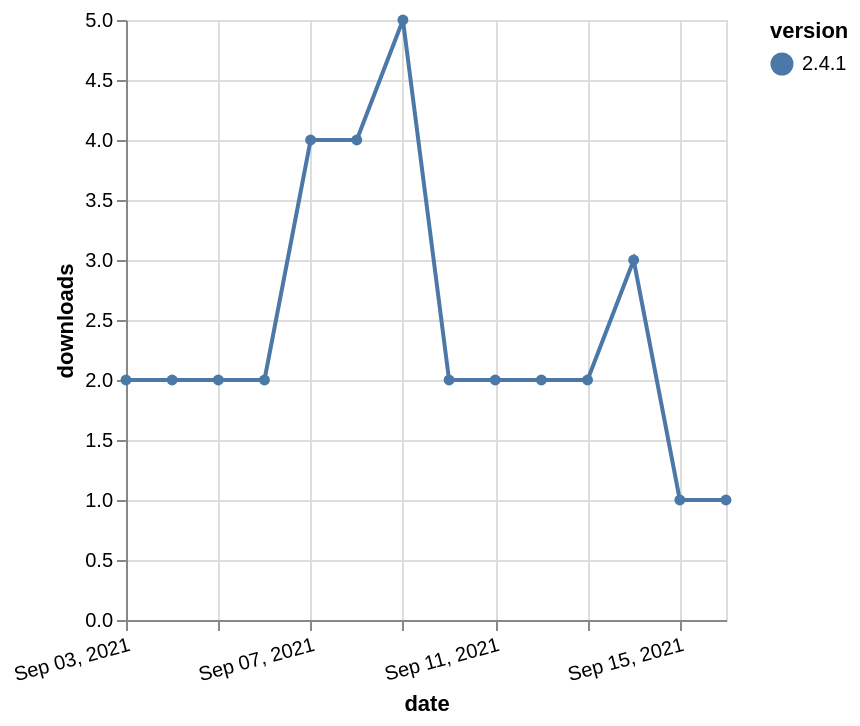

Describe this chart as a Vega-Lite specification.
### Vega-Lite specification from a JSON file in a GitHub repository (floating-point values rounded to 4 significant figures)
{"$schema": "https://vega.github.io/schema/vega-lite/v5.json", "description": "A simple bar chart with embedded data.", "data": {"values": [{"date": "2021-09-03", "total": 2469, "delta": 2, "version": "2.4.1"}, {"date": "2021-09-04", "total": 2471, "delta": 2, "version": "2.4.1"}, {"date": "2021-09-05", "total": 2473, "delta": 2, "version": "2.4.1"}, {"date": "2021-09-06", "total": 2475, "delta": 2, "version": "2.4.1"}, {"date": "2021-09-07", "total": 2479, "delta": 4, "version": "2.4.1"}, {"date": "2021-09-08", "total": 2483, "delta": 4, "version": "2.4.1"}, {"date": "2021-09-09", "total": 2488, "delta": 5, "version": "2.4.1"}, {"date": "2021-09-10", "total": 2490, "delta": 2, "version": "2.4.1"}, {"date": "2021-09-11", "total": 2492, "delta": 2, "version": "2.4.1"}, {"date": "2021-09-12", "total": 2494, "delta": 2, "version": "2.4.1"}, {"date": "2021-09-13", "total": 2496, "delta": 2, "version": "2.4.1"}, {"date": "2021-09-14", "total": 2499, "delta": 3, "version": "2.4.1"}, {"date": "2021-09-15", "total": 2500, "delta": 1, "version": "2.4.1"}, {"date": "2021-09-16", "total": 2501, "delta": 1, "version": "2.4.1"}]}, "width": "container", "mark": {"type": "line", "point": {"filled": true}}, "encoding": {"x": {"field": "date", "type": "temporal", "timeUnit": "yearmonthdate", "title": "date", "axis": {"labelAngle": -15}}, "y": {"field": "delta", "type": "quantitative", "title": "downloads"}, "color": {"field": "version", "type": "nominal"}, "tooltip": {"field": "delta"}}}
